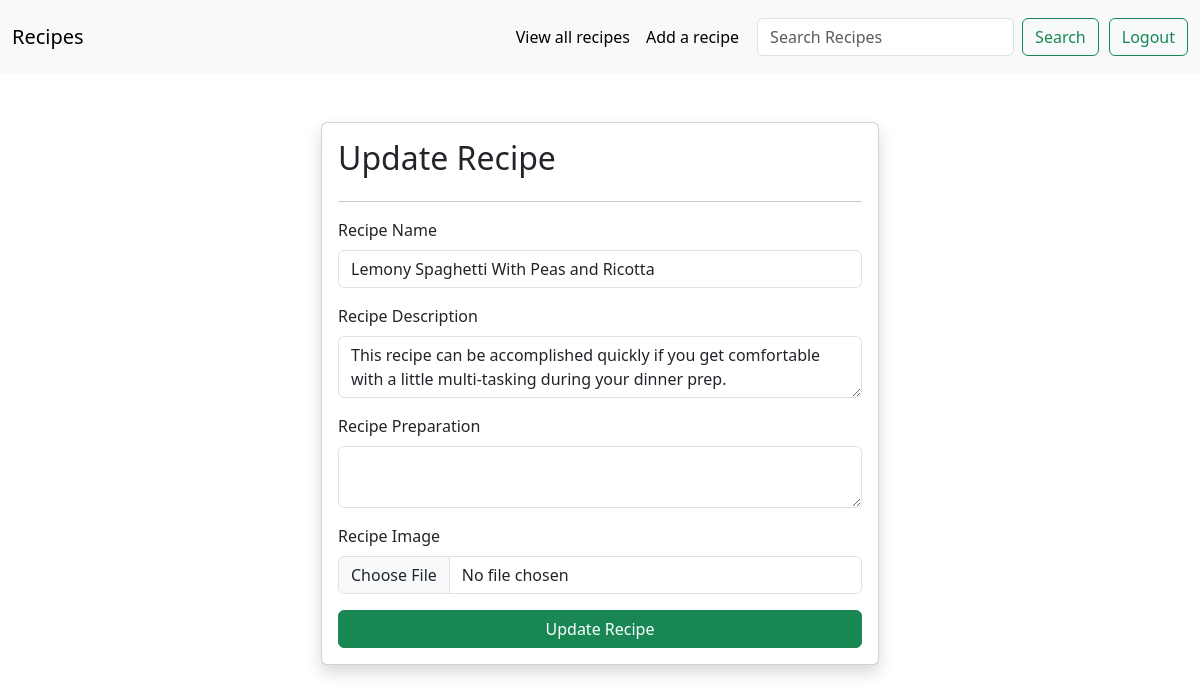
The page /update-recipe/20/ (signed in) on the database its author committed.
### recipe/models.py (models this page shows, shortened)
class Recipe(models.Model):
    user = models.ForeignKey(User, on_delete= models.SET_NULL, null= True, blank= True)
    recipe_name = models.CharField(max_length=100)
    recipe_description = models.TextField()
    recipe_image = models.ImageField(upload_to="recipe_images")
    recipe_prep = models.TextField()

### recipe/views.py (the view, shortened to what this page needs)
# urls.py: path('update-recipe/<id>/', update_recipe, name="update_recipe"),
@login_required(login_url= "/")
def update_recipe(request, id):
    queryset = Recipe.objects.get(id = id)
    context = {"recipes" : queryset}
    return render(request, "update_recipes.html", context)

### recipe/templates/update_recipes.html (shortened to what this page needs)
{% extends "base.html" %}
{% block start %}
<div class="container mt-5">
    <form class="col-6 mx-auto card p-3 shadow lg" method="post", enctype="multipart/form-data">
        <h2>Update Recipe</h2>
        <hr>
        <div class="mb-3">
          <label for="recipe_name" class="form-label">Recipe Name</label>
          <input name="recipe_name" value = "{{recipes.recipe_name}}" required type="text" class="form-control">
        </div>
        <div class="mb-3">
          <label for="recipe_description" class="form-label">Recipe Description</label>
          <textarea name= "recipe_description" required class="form-control">{{recipes.recipe_description}}</textarea>
        </div>
        <div class="mb-3">
          <label for="recipe_prep" class="form-label">Recipe Preparation</label>
          <textarea name= "recipe_prep" required class="form-control">{{recipes.recipe_prep}}</textarea>
        </div>
        <div class="mb-3">
            <label for="recipe_image" class="form-label">Recipe Image</label>
            <input name= "recipe_image" type="file" class="form-control">
          </div>
        <button type="submit" class="btn btn-success">Update Recipe</button>
      </form>
</div>
{% endblock %}

### rows shown on the page
Recipe: recipe_name "Lemony Spaghetti With Peas and Ricotta", recipe_description "This recipe can be accomplished quickly if you get comfortable with a little multi-tasking during your dinner prep."
